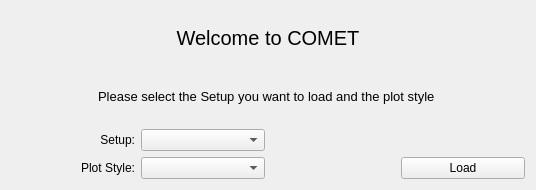
<?xml version="1.0" encoding="UTF-8"?>
<ui version="4.0">
 <class>Form</class>
 <widget class="QWidget" name="Form">
  <property name="geometry">
   <rect>
    <x>0</x>
    <y>0</y>
    <width>536</width>
    <height>190</height>
   </rect>
  </property>
  <property name="windowTitle">
   <string>Form</string>
  </property>
  <layout class="QGridLayout" name="gridLayout">
   <item row="0" column="0" colspan="4">
    <widget class="QLabel" name="label">
     <property name="font">
      <font>
       <pointsize>15</pointsize>
      </font>
     </property>
     <property name="text">
      <string>Welcome to COMET</string>
     </property>
     <property name="alignment">
      <set>Qt::AlignCenter</set>
     </property>
    </widget>
   </item>
   <item row="2" column="0" colspan="4">
    <widget class="QLabel" name="label_2">
     <property name="font">
      <font>
       <pointsize>10</pointsize>
      </font>
     </property>
     <property name="text">
      <string>Please select the Setup you want to load and the plot style </string>
     </property>
     <property name="alignment">
      <set>Qt::AlignCenter</set>
     </property>
     <property name="wordWrap">
      <bool>true</bool>
     </property>
    </widget>
   </item>
   <item row="5" column="3">
    <widget class="QPushButton" name="OkButton">
     <property name="text">
      <string>Load</string>
     </property>
    </widget>
   </item>
   <item row="3" column="0">
    <widget class="QLabel" name="label_3">
     <property name="text">
      <string>Setup:</string>
     </property>
     <property name="alignment">
      <set>Qt::AlignRight|Qt::AlignTrailing|Qt::AlignVCenter</set>
     </property>
    </widget>
   </item>
   <item row="5" column="0">
    <widget class="QLabel" name="label_4">
     <property name="text">
      <string>Plot Style:</string>
     </property>
     <property name="alignment">
      <set>Qt::AlignRight|Qt::AlignTrailing|Qt::AlignVCenter</set>
     </property>
    </widget>
   </item>
   <item row="3" column="1">
    <widget class="QComboBox" name="setupComboBox"/>
   </item>
   <item row="5" column="1">
    <widget class="QComboBox" name="plotsComboBox"/>
   </item>
  </layout>
 </widget>
 <resources/>
 <connections/>
</ui>
